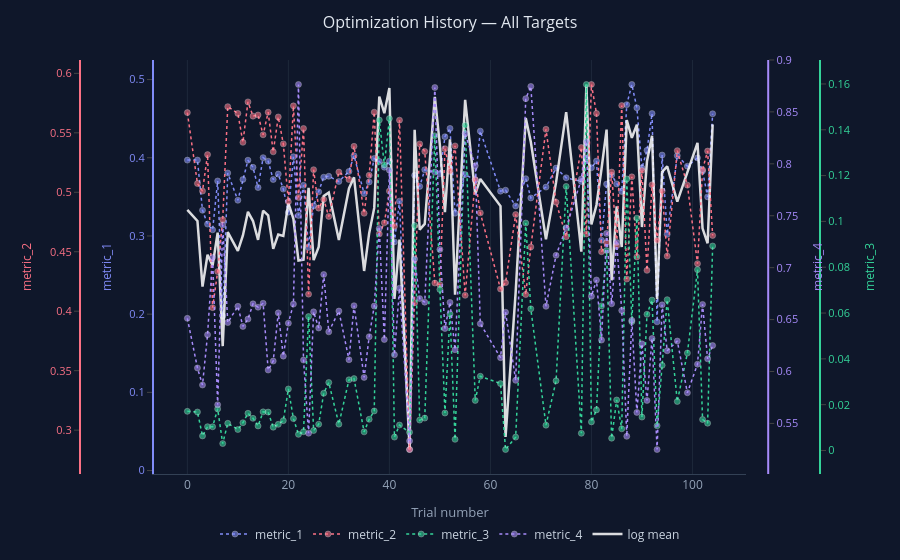

Notebook code cell kept with this figure:
### Code cell
import plotly.graph_objects as go
import numpy as np
import optuna

target_names = ["metric_1", "metric_2", "metric_3", "metric_4"]
colors = ["#818CF8", "#FB7185", "#34D399", "#A78BFA"]

trials = [t for t in study.trials if t.state == optuna.trial.TrialState.COMPLETE]
trial_numbers = [t.number for t in trials]

fig = go.Figure()

yaxis_refs = ["y", "y2", "y3", "y4"]

# Собираем все значения для нормализации средней кривой
all_values = []
for i in range(len(target_names)):
    values = np.array([t.values[i] for t in trials])
    all_values.append(values)

# Средняя кривая: mean(log(v)) по 4 метрикам, нормализованная в [0,1]
log_mean = np.mean([np.log(np.clip(v, 1e-10, None)) for v in all_values], axis=0)
log_mean_norm = (log_mean - log_mean.min()) / (log_mean.max() - log_mean.min())

# Нормализуем в диапазон первой оси для визуального совмещения
v0 = all_values[0]
log_mean_scaled = log_mean_norm * (v0.max() - v0.min()) + v0.min()

for i, name in enumerate(target_names):
    values = all_values[i]

    fig.add_trace(go.Scatter(
        x=trial_numbers, y=values,
        mode="lines+markers",
        name=name,
        marker=dict(color=colors[i], size=6, opacity=0.6,
                    line=dict(width=0.5, color="white")),
        line=dict(color=colors[i], width=1.5, dash="dot"),
        yaxis=yaxis_refs[i],
        legendgroup=name,
    ))

# Белая средняя кривая — на оси y (первой), шкала не добавляется
fig.add_trace(go.Scatter(
    x=trial_numbers, y=log_mean_scaled,
    mode="lines",
    name="log mean",
    line=dict(color="white", width=2.5),
    yaxis="y",
    opacity=0.85,
))

TICK_STYLE = lambda i, label: dict(
    title=dict(text=label, font=dict(color=colors[i], size=12)),
    tickfont=dict(color=colors[i], size=11),
    showgrid=False,
    zeroline=False,
    linewidth=2,
    linecolor=colors[i],
    ticks="outside",
    ticklen=5,
)

fig.update_layout(
    yaxis=dict(
        side="left",
        **TICK_STYLE(0, target_names[0]),
    ),
    yaxis2=dict(
        side="left",
        overlaying="y",
        anchor="free",
        position=0.0,
        **TICK_STYLE(1, target_names[1]),
    ),
    yaxis3=dict(
        side="right",
        overlaying="y",
        anchor="free",
        position=1.0,
        **TICK_STYLE(2, target_names[2]),
    ),
    yaxis4=dict(
        side="right",
        overlaying="y",
        anchor="free",
        position=0.93,
        **TICK_STYLE(3, target_names[3]),
    ),

    xaxis=dict(
        domain=[0.10, 0.90],
        title=dict(text="Trial number", font=dict(color="#94A3B8", size=13)),
        tickfont=dict(color="#94A3B8"),
        gridcolor="#1E293B",
        zeroline=False,
        showline=True,
        linecolor="#334155",
    ),

    plot_bgcolor="#0F172A",
    paper_bgcolor="#0F172A",

    title=dict(
        text="Optimization History — All Targets",
        font=dict(color="#E2E8F0", size=16),
        x=0.5, xanchor="center",
        y=0.97,
    ),

    legend=dict(
        orientation="h",
        yanchor="bottom",
        y=-0.18,
        xanchor="center",
        x=0.5,
        font=dict(color="#CBD5E1", size=12),
        bgcolor="rgba(0,0,0,0)",
        itemclick="toggleothers",
    ),

    height=560,
    margin=dict(l=80, r=80, t=60, b=80),
)

fig.show()

### Figure 1 — Plotly figure (JSON) as saved in the notebook; plotly's stock layout.template omitted (floating-point values rounded to 4 significant figures)
{"data": [{"legendgroup": "metric_1", "line": {"color": "#818CF8", "dash": "dot", "width": 1.5}, "marker": {"color": "#818CF8", "line": {"color": "white", "width": 0.5}, "opacity": 0.6, "size": 6}, "mode": "lines+markers", "name": "metric_1", "type": "scatter", "x": [0, 2, 3, 4, 5, 6, 7, 8, 10, 11, 12, 13, 14, 15, 16, 17, 18, 19, 20, 21, 22, 23, 24, 25, 26, 27, 28, 30, 32, 33, 35, 36, 37, 38, 39, 40, 41, 42, 44, 45, 46, 47, 49, 50, 51, 52, 53, 55, 57, 58, 62, 63, 65, 67, 68, 71, 73, 75, 78, 79, 80, 81, 82, 83, 84, 85, 86, 87, 88, 89, 90, 91, 92, 93, 94, 95, 97, 99, 101, 102, 103, 104], "y": [0.397, 0.3971, 0.3328, 0.3152, 0.3078, 0.3703, 0.1977, 0.3805, 0.3457, 0.3723, 0.3969, 0.3878, 0.3619, 0.4002, 0.3956, 0.3721, 0.3792, 0.3599, 0.3304, 0.4013, 0.3263, 0.3647, 0.2853, 0.3385, 0.3564, 0.3751, 0.3764, 0.3697, 0.3826, 0.4026, 0.3543, 0.369, 0.3991, 0.3953, 0.3879, 0.3957, 0.2924, 0.3445, 0.02686, 0.3775, 0.3634, 0.3847, 0.3817, 0.3794, 0.4269, 0.4376, 0.329, 0.3786, 0.3716, 0.4341, 0.3573, 0.3585, 0.3384, 0.3733, 0.3486, 0.3625, 0.3868, 0.3744, 0.3697, 0.399, 0.3872, 0.3957, 0.2944, 0.3663, 0.3779, 0.3665, 0.3569, 0.468, 0.4938, 0.4638, 0.3868, 0.4095, 0.4566, 0.1902, 0.4035, 0.3022, 0.4027, 0.3892, 0.3999, 0.383, 0.35, 0.4563], "yaxis": "y"}, {"legendgroup": "metric_2", "line": {"color": "#FB7185", "dash": "dot", "width": 1.5}, "marker": {"color": "#FB7185", "line": {"color": "white", "width": 0.5}, "opacity": 0.6, "size": 6}, "mode": "lines+markers", "name": "metric_2", "type": "scatter", "x": [0, 2, 3, 4, 5, 6, 7, 8, 10, 11, 12, 13, 14, 15, 16, 17, 18, 19, 20, 21, 22, 23, 24, 25, 26, 27, 28, 30, 32, 33, 35, 36, 37, 38, 39, 40, 41, 42, 44, 45, 46, 47, 49, 50, 51, 52, 53, 55, 57, 58, 62, 63, 65, 67, 68, 71, 73, 75, 78, 79, 80, 81, 82, 83, 84, 85, 86, 87, 88, 89, 90, 91, 92, 93, 94, 95, 97, 99, 101, 102, 103, 104], "y": [0.567, 0.5073, 0.501, 0.5317, 0.403, 0.4333, 0.477, 0.572, 0.5663, 0.542, 0.576, 0.564, 0.565, 0.5483, 0.5673, 0.534, 0.5633, 0.5407, 0.492, 0.5727, 0.4957, 0.5537, 0.4143, 0.519, 0.4867, 0.494, 0.4797, 0.517, 0.5107, 0.5387, 0.4823, 0.5143, 0.5673, 0.465, 0.4743, 0.501, 0.4713, 0.5607, 0.2837, 0.407, 0.5407, 0.5343, 0.4237, 0.4223, 0.5367, 0.5177, 0.539, 0.4133, 0.5107, 0.4827, 0.4187, 0.424, 0.4813, 0.414, 0.454, 0.553, 0.4917, 0.4627, 0.5377, 0.465, 0.5907, 0.5663, 0.45, 0.4577, 0.517, 0.455, 0.573, 0.427, 0.513, 0.4457, 0.5183, 0.4343, 0.5063, 0.4597, 0.501, 0.4463, 0.535, 0.506, 0.44, 0.519, 0.5347, 0.4637], "yaxis": "y2"}, {"legendgroup": "metric_3", "line": {"color": "#34D399", "dash": "dot", "width": 1.5}, "marker": {"color": "#34D399", "line": {"color": "white", "width": 0.5}, "opacity": 0.6, "size": 6}, "mode": "lines+markers", "name": "metric_3", "type": "scatter", "x": [0, 2, 3, 4, 5, 6, 7, 8, 10, 11, 12, 13, 14, 15, 16, 17, 18, 19, 20, 21, 22, 23, 24, 25, 26, 27, 28, 30, 32, 33, 35, 36, 37, 38, 39, 40, 41, 42, 44, 45, 46, 47, 49, 50, 51, 52, 53, 55, 57, 58, 62, 63, 65, 67, 68, 71, 73, 75, 78, 79, 80, 81, 82, 83, 84, 85, 86, 87, 88, 89, 90, 91, 92, 93, 94, 95, 97, 99, 101, 102, 103, 104], "y": [0.01708, 0.0168, 0.00635, 0.01039, 0.01035, 0.01814, 0.003017, 0.01185, 0.009159, 0.01211, 0.01624, 0.01403, 0.01071, 0.01686, 0.01678, 0.01015, 0.01142, 0.01302, 0.02685, 0.01391, 0.007035, 0.008206, 0.05847, 0.008695, 0.01145, 0.02499, 0.02967, 0.01149, 0.03087, 0.03138, 0.008124, 0.01363, 0.01726, 0.1442, 0.1246, 0.1449, 0.005839, 0.0111, 0.007945, 0.09817, 0.01327, 0.01415, 0.1374, 0.07026, 0.01635, 0.05963, 0.004862, 0.142, 0.02184, 0.0324, 0.02919, 0.0004063, 0.005837, 0.09928, 0.06183, 0.01104, 0.0304, 0.1153, 0.007494, 0.1598, 0.01248, 0.01772, 0.06313, 0.08728, 0.005358, 0.02204, 0.009457, 0.1185, 0.0562, 0.1014, 0.01457, 0.05946, 0.06566, 0.01078, 0.03716, 0.06584, 0.02139, 0.04254, 0.07895, 0.01353, 0.0119, 0.08928], "yaxis": "y3"}, {"legendgroup": "metric_4", "line": {"color": "#A78BFA", "dash": "dot", "width": 1.5}, "marker": {"color": "#A78BFA", "line": {"color": "white", "width": 0.5}, "opacity": 0.6, "size": 6}, "mode": "lines+markers", "name": "metric_4", "type": "scatter", "x": [0, 2, 3, 4, 5, 6, 7, 8, 10, 11, 12, 13, 14, 15, 16, 17, 18, 19, 20, 21, 22, 23, 24, 25, 26, 27, 28, 30, 32, 33, 35, 36, 37, 38, 39, 40, 41, 42, 44, 45, 46, 47, 49, 50, 51, 52, 53, 55, 57, 58, 62, 63, 65, 67, 68, 71, 73, 75, 78, 79, 80, 81, 82, 83, 84, 85, 86, 87, 88, 89, 90, 91, 92, 93, 94, 95, 97, 99, 101, 102, 103, 104], "y": [0.6512, 0.6034, 0.587, 0.6354, 0.7098, 0.5679, 0.7412, 0.6471, 0.6627, 0.6434, 0.6505, 0.6652, 0.6619, 0.6657, 0.6014, 0.6101, 0.6565, 0.6148, 0.6466, 0.6649, 0.8764, 0.611, 0.5405, 0.6575, 0.6419, 0.6935, 0.6382, 0.6582, 0.6113, 0.6634, 0.5943, 0.6335, 0.663, 0.7378, 0.6308, 0.7939, 0.6162, 0.6802, 0.5331, 0.7082, 0.6702, 0.6667, 0.8735, 0.7175, 0.6414, 0.6665, 0.6209, 0.8292, 0.7981, 0.646, 0.6133, 0.6571, 0.5915, 0.8628, 0.8745, 0.6628, 0.7119, 0.7383, 0.7853, 0.8213, 0.6725, 0.6881, 0.6303, 0.7329, 0.6652, 0.7243, 0.6587, 0.5376, 0.6494, 0.5606, 0.6266, 0.5721, 0.6318, 0.5248, 0.6642, 0.62, 0.6294, 0.5795, 0.607, 0.6646, 0.6122, 0.625], "yaxis": "y4"}, {"line": {"color": "white", "width": 2.5}, "mode": "lines", "name": "log mean", "opacity": 0.85, "type": "scatter", "x": [0, 2, 3, 4, 5, 6, 7, 8, 10, 11, 12, 13, 14, 15, 16, 17, 18, 19, 20, 21, 22, 23, 24, 25, 26, 27, 28, 30, 32, 33, 35, 36, 37, 38, 39, 40, 41, 42, 44, 45, 46, 47, 49, 50, 51, 52, 53, 55, 57, 58, 62, 63, 65, 67, 68, 71, 73, 75, 78, 79, 80, 81, 82, 83, 84, 85, 86, 87, 88, 89, 90, 91, 92, 93, 94, 95, 97, 99, 101, 102, 103, 104], "y": [0.3335, 0.3191, 0.2353, 0.2759, 0.2623, 0.3042, 0.1591, 0.3049, 0.281, 0.3007, 0.3309, 0.3191, 0.2949, 0.3323, 0.3264, 0.2834, 0.302, 0.3, 0.3419, 0.3219, 0.2686, 0.2697, 0.3617, 0.2691, 0.2859, 0.351, 0.3554, 0.2948, 0.3607, 0.375, 0.2552, 0.3036, 0.3359, 0.4783, 0.4571, 0.4892, 0.2194, 0.2954, 0.02686, 0.4357, 0.3081, 0.3154, 0.4778, 0.416, 0.3306, 0.4236, 0.2248, 0.4741, 0.3531, 0.373, 0.3382, 0.043, 0.2282, 0.4508, 0.4201, 0.2958, 0.3685, 0.4584, 0.2799, 0.4938, 0.3148, 0.3396, 0.3859, 0.436, 0.2433, 0.3378, 0.2859, 0.4481, 0.4255, 0.4424, 0.3114, 0.3956, 0.4281, 0.2192, 0.3821, 0.389, 0.3438, 0.3801, 0.419, 0.3098, 0.2906, 0.4427], "yaxis": "y"}], "layout": {"height": 560, "legend": {"bgcolor": "rgba(0,0,0,0)", "font": {"color": "#CBD5E1", "size": 12}, "itemclick": "toggleothers", "orientation": "h", "x": 0.5, "xanchor": "center", "y": -0.18, "yanchor": "bottom"}, "margin": {"b": 80, "l": 80, "r": 80, "t": 60}, "paper_bgcolor": "#0F172A", "plot_bgcolor": "#0F172A", "title": {"font": {"color": "#E2E8F0", "size": 16}, "text": "Optimization History — All Targets", "x": 0.5, "xanchor": "center", "y": 0.97}, "xaxis": {"domain": [0.1, 0.9], "gridcolor": "#1E293B", "linecolor": "#334155", "showline": true, "tickfont": {"color": "#94A3B8"}, "title": {"font": {"color": "#94A3B8", "size": 13}, "text": "Trial number"}, "zeroline": false}, "yaxis": {"linecolor": "#818CF8", "linewidth": 2, "showgrid": false, "side": "left", "tickfont": {"color": "#818CF8", "size": 11}, "ticklen": 5, "ticks": "outside", "title": {"font": {"color": "#818CF8", "size": 12}, "text": "metric_1"}, "zeroline": false}, "yaxis2": {"anchor": "free", "linecolor": "#FB7185", "linewidth": 2, "overlaying": "y", "position": 0, "showgrid": false, "side": "left", "tickfont": {"color": "#FB7185", "size": 11}, "ticklen": 5, "ticks": "outside", "title": {"font": {"color": "#FB7185", "size": 12}, "text": "metric_2"}, "zeroline": false}, "yaxis3": {"anchor": "free", "linecolor": "#34D399", "linewidth": 2, "overlaying": "y", "position": 1, "showgrid": false, "side": "right", "tickfont": {"color": "#34D399", "size": 11}, "ticklen": 5, "ticks": "outside", "title": {"font": {"color": "#34D399", "size": 12}, "text": "metric_3"}, "zeroline": false}, "yaxis4": {"anchor": "free", "linecolor": "#A78BFA", "linewidth": 2, "overlaying": "y", "position": 0.93, "showgrid": false, "side": "right", "tickfont": {"color": "#A78BFA", "size": 11}, "ticklen": 5, "ticks": "outside", "title": {"font": {"color": "#A78BFA", "size": 12}, "text": "metric_4"}, "zeroline": false}}}
